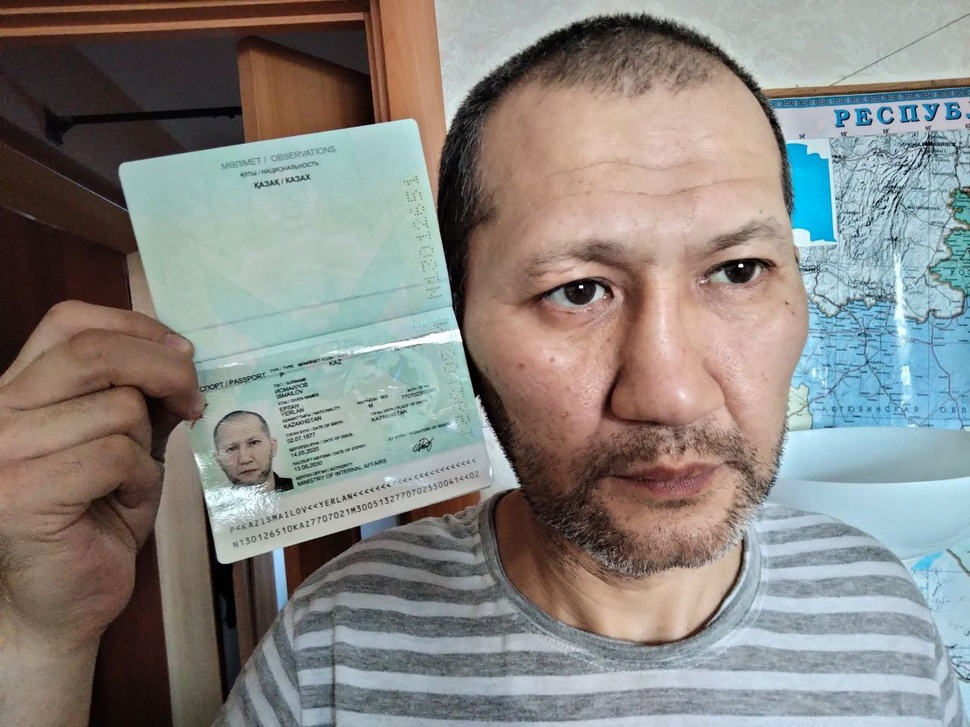
#> input picture Test/photo1631701924.jpg, 970 x 727 px, shrunk from 1280 x 960 before the run; its folder holds 2 pictures in this run
$ python main.py   (older library calls are emulated)
#> lines starting #> are read from the running program, lines starting #| are printed output that depends on the picture
import os
from PIL import Image, ImageDraw, ImageFont

FILE_DIRECTORY = r'C:\Users\User\PycharmProjects\watermarking\Test'
FONT_FAMILY = 'Roboto.ttf'
COLOR = (255, 0, 0, 100)


def walk(directory):
    for root, dirs, files in os.walk(directory):
        for name in files:
            add_watermark(root, os.path.join(root, name))


def add_watermark(root, file):
#> called with root = 'Test', file = 'Test/photo1631701924.jpg'
    watermark_text = 'My watermark'
    name = os.path.basename(file)

    image = Image.open(file)
#> image is the input picture: PIL image 970x727 RGB; mean R, G, B 135.9, 133.6, 129.9

    image_type = 'RGB' if image.format == 'JPEG' else 'RGBA'
#> image_type = 'RGB'
    image = image.convert('RGBA')
#> image: PIL image 970x727 RGBA
    image_watermarker = Image.new('RGBA', image.size)
#> image_watermarker: PIL image 970x727 RGBA; every value is 0

    draw = ImageDraw.Draw(image_watermarker)
    width, height = image.size
#> width = 970; height = 727
    font = ImageFont.truetype(FONT_FAMILY, int(height / 10))
    text_width, text_height = draw.textsize(watermark_text, font)
#> text_width = 581; text_height = 62
    print(text_width, text_height)
#| 581 62
    text_x = width - text_width
#> text_x = 389
    text_y = height - text_height
#> text_y = 665

    draw.text((text_x, text_y), watermark_text, COLOR, font)
    result = Image.alpha_composite(image, image_watermarker)

    result.convert(image_type).save('watermark' + name)
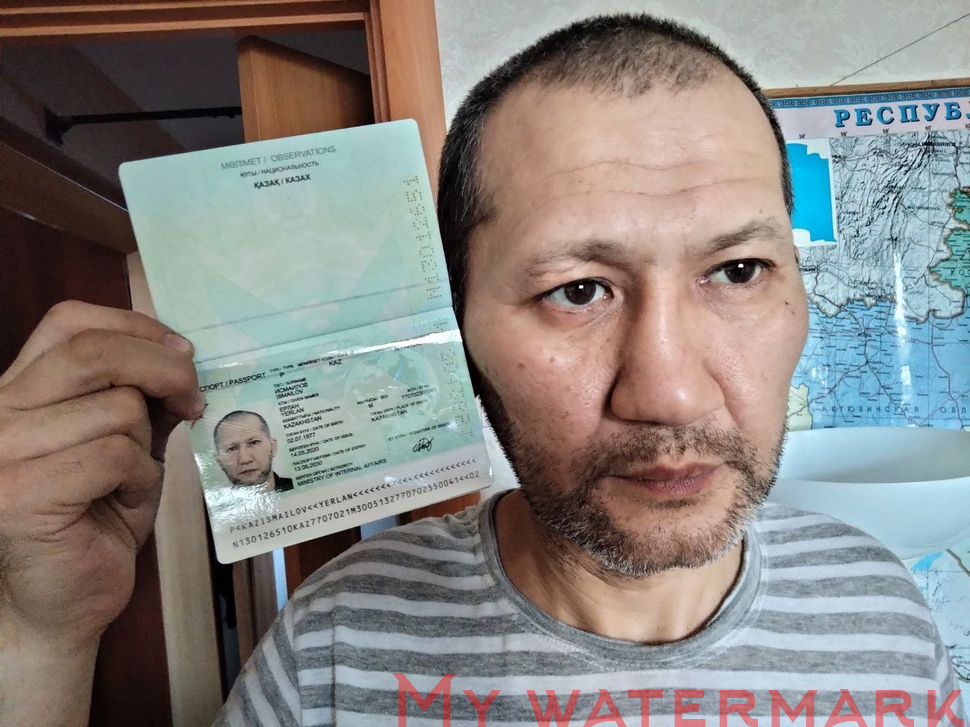
#> saved as watermarkphoto1631701924.jpg: PIL image 970x727 RGB; mean R, G, B 136.4, 132.8, 129


if __name__ == '__main__':
    walk(FILE_DIRECTORY)
